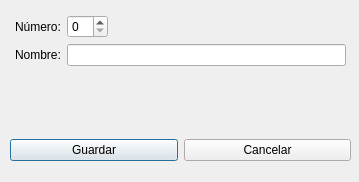
<?xml version="1.0" encoding="UTF-8"?>
<ui version="4.0">
 <class>club_edit</class>
 <widget class="QDialog" name="club_edit">
  <property name="geometry">
   <rect>
    <x>0</x>
    <y>0</y>
    <width>359</width>
    <height>182</height>
   </rect>
  </property>
  <property name="windowTitle">
   <string>Datos del jugador</string>
  </property>
  <property name="styleSheet">
   <string notr="true"/>
  </property>
  <widget class="QWidget" name="horizontalLayoutWidget">
   <property name="geometry">
    <rect>
     <x>10</x>
     <y>130</y>
     <width>341</width>
     <height>41</height>
    </rect>
   </property>
   <layout class="QHBoxLayout" name="horizontalLayout">
    <item>
     <widget class="QPushButton" name="btn_save">
      <property name="styleSheet">
       <string notr="true"/>
      </property>
      <property name="text">
       <string>Guardar</string>
      </property>
     </widget>
    </item>
    <item>
     <widget class="QPushButton" name="btn_cancel">
      <property name="styleSheet">
       <string notr="true"/>
      </property>
      <property name="text">
       <string>Cancelar</string>
      </property>
     </widget>
    </item>
   </layout>
  </widget>
  <widget class="QWidget" name="layoutWidget">
   <property name="geometry">
    <rect>
     <x>10</x>
     <y>10</y>
     <width>341</width>
     <height>111</height>
    </rect>
   </property>
   <layout class="QFormLayout" name="formLayout">
    <property name="fieldGrowthPolicy">
     <enum>QFormLayout::ExpandingFieldsGrow</enum>
    </property>
    <property name="margin">
     <number>5</number>
    </property>
    <item row="0" column="0">
     <widget class="QLabel" name="label_2">
      <property name="text">
       <string>Número:</string>
      </property>
     </widget>
    </item>
    <item row="2" column="0">
     <widget class="QLabel" name="label_3">
      <property name="text">
       <string>Nombre:</string>
      </property>
     </widget>
    </item>
    <item row="2" column="1">
     <widget class="QLineEdit" name="line_nombre"/>
    </item>
    <item row="0" column="1">
     <widget class="QSpinBox" name="spin_numero"/>
    </item>
   </layout>
  </widget>
 </widget>
 <tabstops>
  <tabstop>line_nombre</tabstop>
  <tabstop>btn_save</tabstop>
  <tabstop>btn_cancel</tabstop>
 </tabstops>
 <resources>
  <include location="resources.qrc"/>
 </resources>
 <connections/>
</ui>
